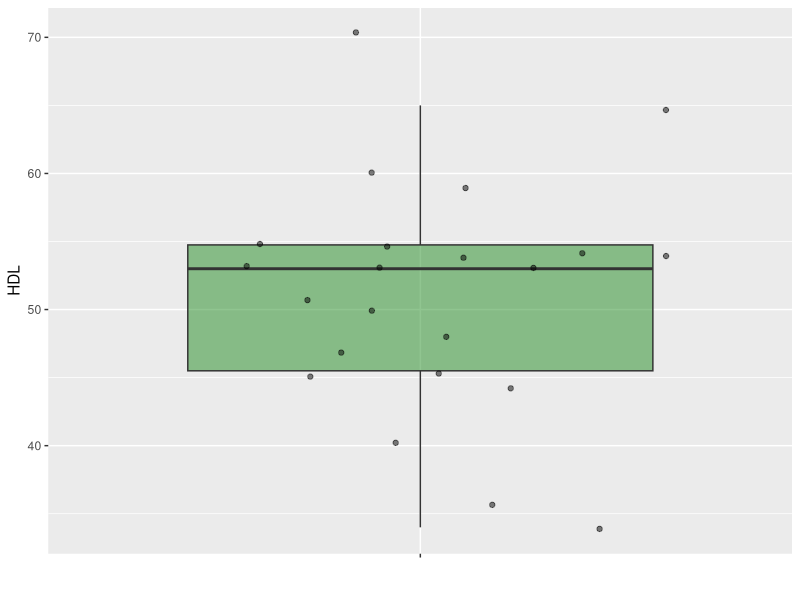
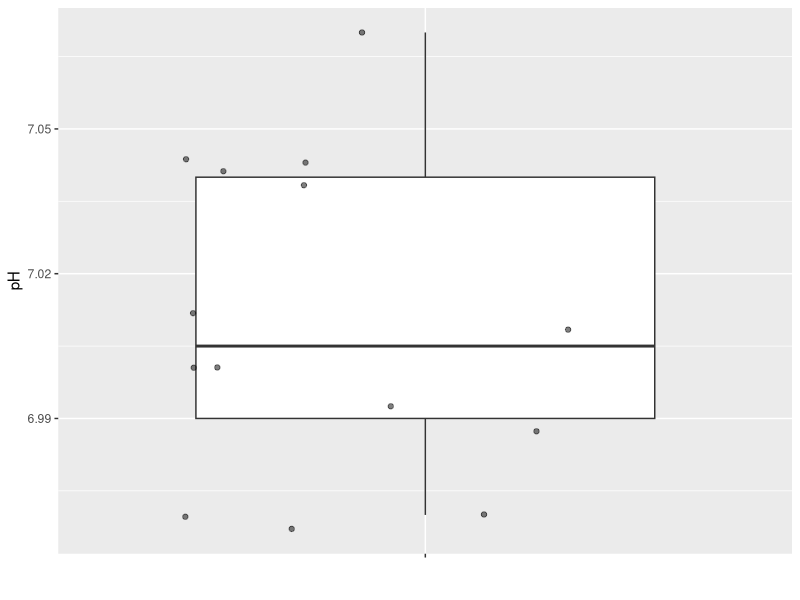
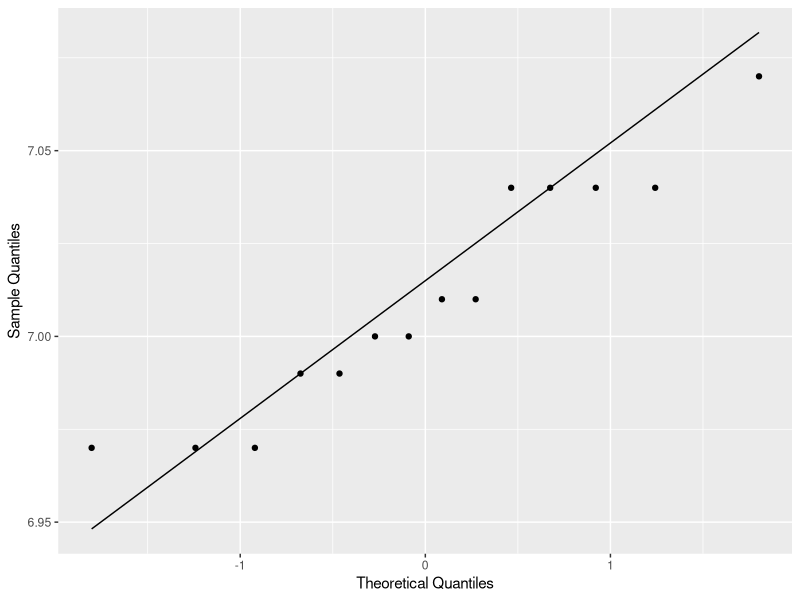
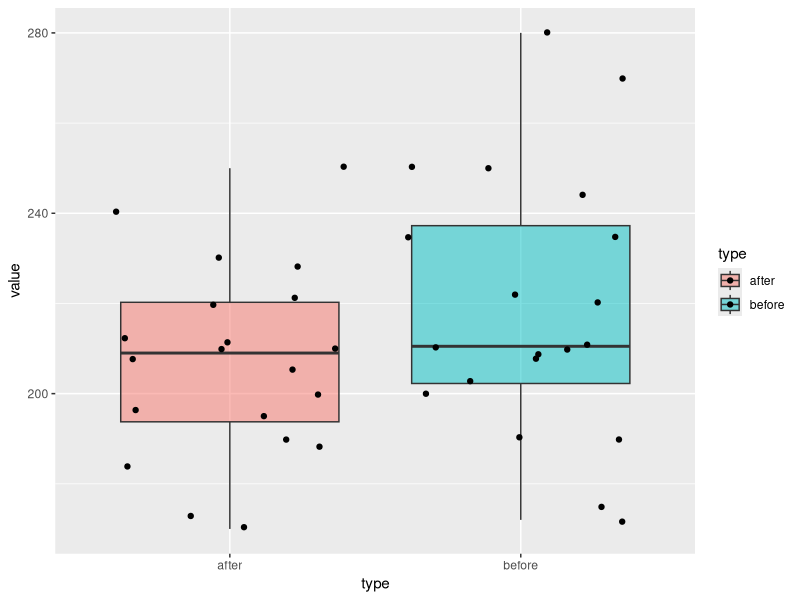
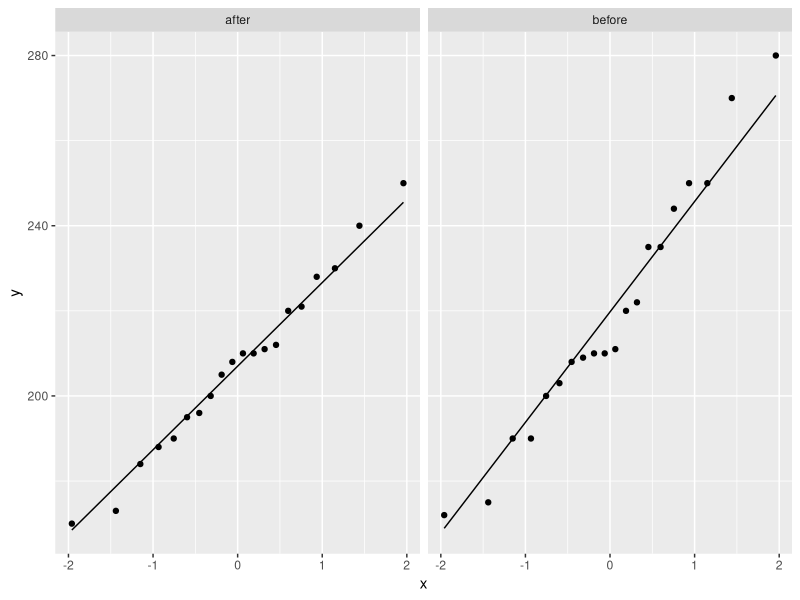
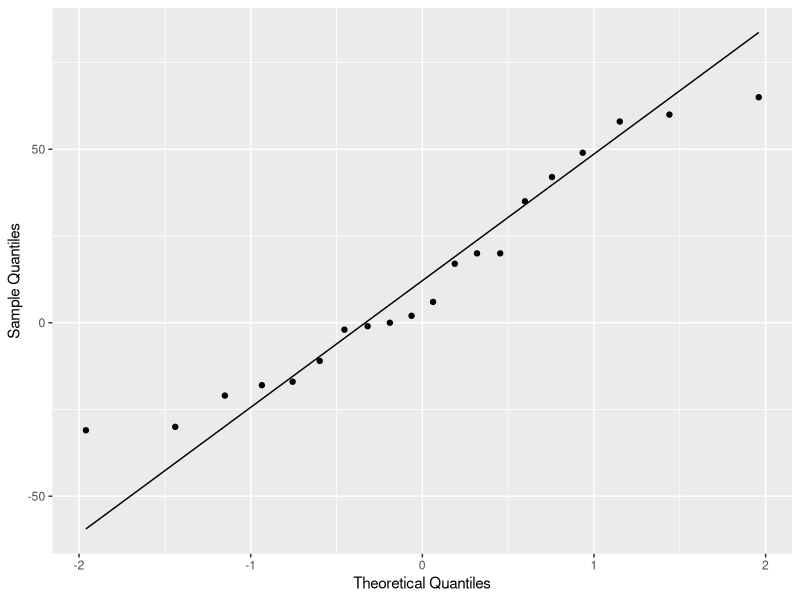

These figures' R source, in order:
## ---- chunk 1
library(tidyverse)
## ---- chunk 2
HDL <- c(65, 47, 51, 54, 70, 55, 44, 48, 36, 53, 45, 34, 59, 45, 54, 50, 40, 60, 53, 53, 54, 55)
## ---- chunk 3
library(ggplot2)
HDL.df <- data.frame(HDL=HDL)
ggplot(HDL.df, aes(y=HDL, x="")) + 
  geom_boxplot(outlier.shape = NA, fill="forestgreen", alpha=0.5) +
  geom_jitter(alpha=0.5) + labs(x = "")
## ---- chunk 4
ph <- c( 7.01, 7.04, 6.97, 7.00, 6.99, 6.97, 7.04, 7.04, 7.01, 7.00, 6.99, 7.04, 7.07, 6.97)
## ---- chunk 5
ph.df <- data.frame(pH=ph)
ggplot(ph.df, aes(y=pH, x="")) + 
  geom_boxplot(outlier.shape = NA) + 
  geom_jitter(alpha=0.5) + 
  labs(x = "")
## ---- chunk 6
ggplot(ph.df, 
       aes(sample=pH))+
  stat_qq() + stat_qq_line()+labs(x="Theoretical Quantiles", y="Sample Quantiles")
shapiro.test(ph.df$pH)
## ---- chunk 7
t.test(ph.df$pH, alternative = "two.sided", mu=7)

## ---- chunk 8
id <- 1:20
before <- c(210, 235, 208, 190, 172, 244, 211, 235, 210, 
            190, 175, 250, 200, 270, 222, 203, 209, 220, 250, 280)
after <- c(190, 170, 210, 188, 173, 195, 228, 200, 210, 184,
           196, 208, 211, 212, 205, 221, 240, 250, 230, 220)
cholesterol_1 <- data.frame(id=id, before=before, after=after)
head(cholesterol_1)

## ---- chunk 9
library(tidyverse)
cholesterol_2 <- pivot_longer(cholesterol_1, before:after, names_to = "type", values_to = "value")
head(cholesterol_2)
## ---- chunk 10
ggplot(data= cholesterol_2, aes(x=type, y=value)) + 
  geom_boxplot(outlier.shape = NA, aes(fill=type), alpha=0.5) + 
  geom_jitter(aes(fill=type)) 
## ---- chunk 11
cholesterol_2 |>
  group_by(type) |>
  summarize(mean = round(mean(value), 2),
            sd = round(sd(value), 2))

## ---- chunk 12
 ggplot(data = cholesterol_2, aes(sample = value)) +
  stat_qq() + 
  stat_qq_line() +
  facet_grid(. ~ type) 

## ---- chunk 13
t.test(before, after, data=cholesterol_1, "greater", paired=TRUE)
## ---- chunk 14
approach2_tbl <- tibble(diff = cholesterol_1$before - cholesterol_1$after)
## ---- chunk 15
ggplot(approach2_tbl, 
       aes(sample=diff))+
  stat_qq() + stat_qq_line()+
  labs(x="Theoretical Quantiles", y="Sample Quantiles")
shapiro.test(approach2_tbl$diff)

## ---- chunk 16

t.test(x = approach2_tbl$diff,  alternative = c("greater"), mu=0)
